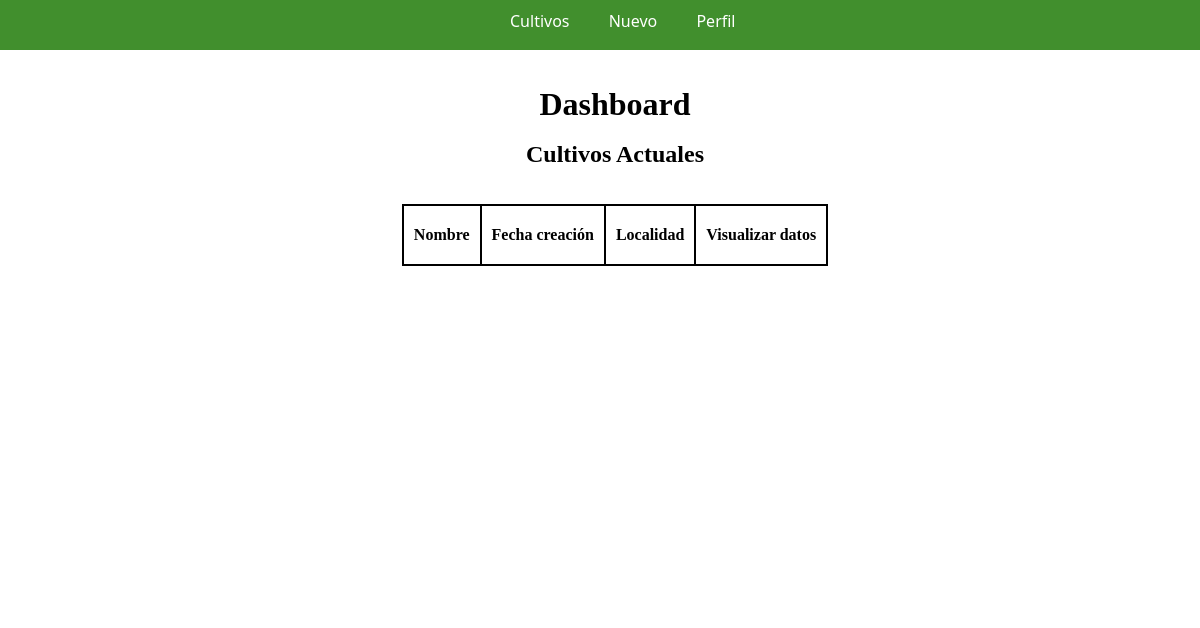
Before: /dashboard/ with the older database file.
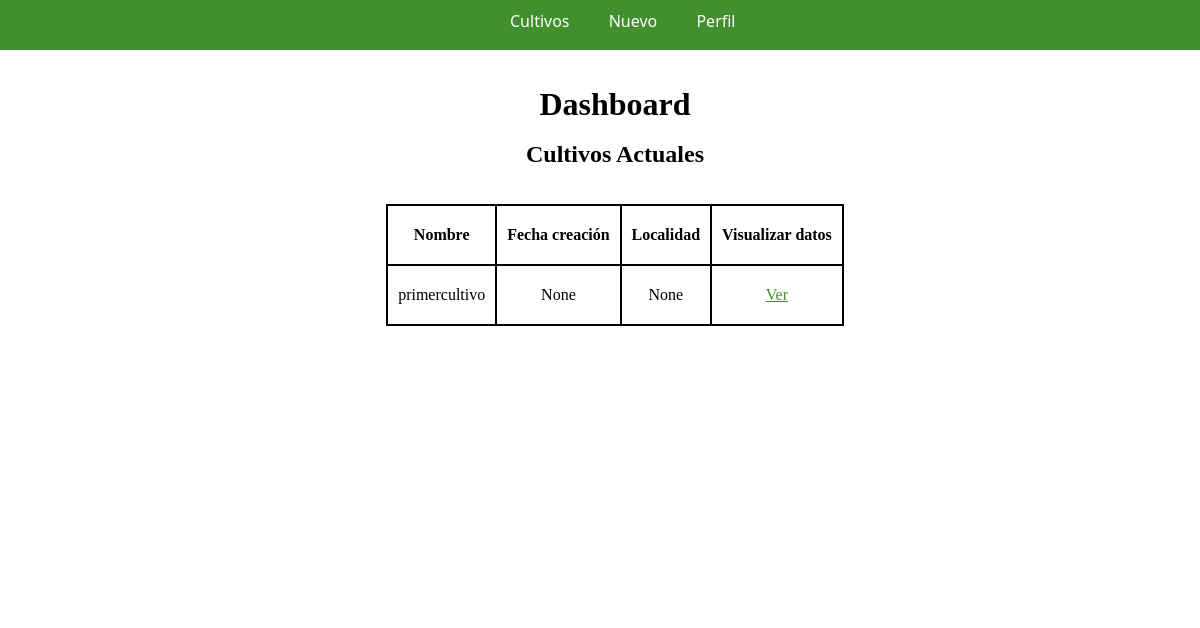
After: the same page with the newer database file.
### app/models.py (models this page shows, shortened)
class cultivo (models.Model):
    nombre= models.CharField(max_length=45, null=False)
    fecha=models.DateField(auto_now=False, auto_now_add=False, null=True)
    localidad=models.CharField(max_length=45, null=True)
    administrador= models.ForeignKey(
        administrador,
        related_name='administrador',
        null=True,
        on_delete=models.PROTECT
    )
    sensortemperatura= models.ForeignKey(sensortemperatura,
        related_name='sensor_temperatura',
        null=True,
        on_delete=models.PROTECT
    )
    sensorhumedad= models.ForeignKey(sensorhumedad,
        related_name='sensor_humedad',
        null=True,
        on_delete=models.PROTECT
    )
    camarasid= models.ForeignKey(camaras,
        related_name='camaras',
        null=True,
        on_delete=models.PROTECT
    )
    class Meta:
        app_label= 'app'

### app/views.py (the view)
# urls.py: path('dashboard/', views.dashboard, name='dashboard'),
def dashboard(request):
    print("ADIOS")
    lista22 = cultivo.objects.all()
    print(lista22)
    contexto ={
        'listadecultivos':lista22,
    }
    return render(request, 'app/dashboard.html',contexto)

### app/templates/app/dashboard.html (shortened to what this page needs)
{% load static %}
<html lang="en">
<head>
    <link href="{% static 'app/css/estilodashboard.css' %}" rel="stylesheet">
</head>
<body>
      <div class="contenedor" >
        <div class="header">
          <ul id="menu">
            <li ><a href="{% url 'app:dashboard' %}">Cultivos</a></li>
            <li ><a href="{% url 'app:crearcultivo' %}">Nuevo</a></li>
            <li ><a href="{% url 'app:perfil' %}">Perfil</a></li>
            </ul>
        </div>
            <div class="contenido">
              <br><br>
              <h1>Dashboard</h1>
              <br>
              <h2>Cultivos Actuales</h2>
                <br><br>
                <table>
                  <thead>
                    <tr>
                      <th>Nombre</th>
                      <th>Fecha creación</th>
                      <th>Localidad</th>
                      <th>Visualizar datos</th>
                    </tr>
                  </thead>
                  <tbody>
                    {%for lista22  in listadecultivos%}
                    <tr class="fila">
                      <td>{{lista22.nombre}}</td>
                      <td>{{lista22.fecha}}</td>
                      <td>{{lista22.localidad}}</td>
                      <td><a href="{% url 'app:datoscultivo' %}"  class="buton">Ver</a></td>
                    </tr>
                    {% endfor %}
                  </tbody>
                </table>
                        <br>
          </div>
</body>
</html>

### app/static/app/css/estilodashboard.css (style rules this page uses)
* { margin: 0; padding: 0; box-sizing: border-box; }
ul li { display: inline; margin-right: 15px; position: relative; left: 500px; top: 10px; }
ul a { text-decoration: none; background: #418F2D; color: #fff; }
.contenedor { background: rgb(255, 255, 255); width: auto; height: auto ; display: grid; grid-template: 50px 550px/ 1fr; }
.header { grid-row: 1 / 2; grid-column: 1 / 2; list-style-type: none; font-family: "Segoe UI", Tahoma, Geneva, Verdana, sans-serif; background: #418F2D; height: 50px; }
.contenido { background: #ffffff; grid-row: 2 /3; grid-column: 1 /2; justify-items: center; align-items: end; padding-left: 30px; }
table { margin: auto; }
table,th,td { border: 2px solid black; border-collapse: collapse; padding: 20px 10px; text-align: center; }
td { cursor: pointer; }
a { color: #418F2D; padding: 10px; }

Changed rows visible on the page:
added cultivo: nombre "primercultivo", fecha "None", localidad "None"
